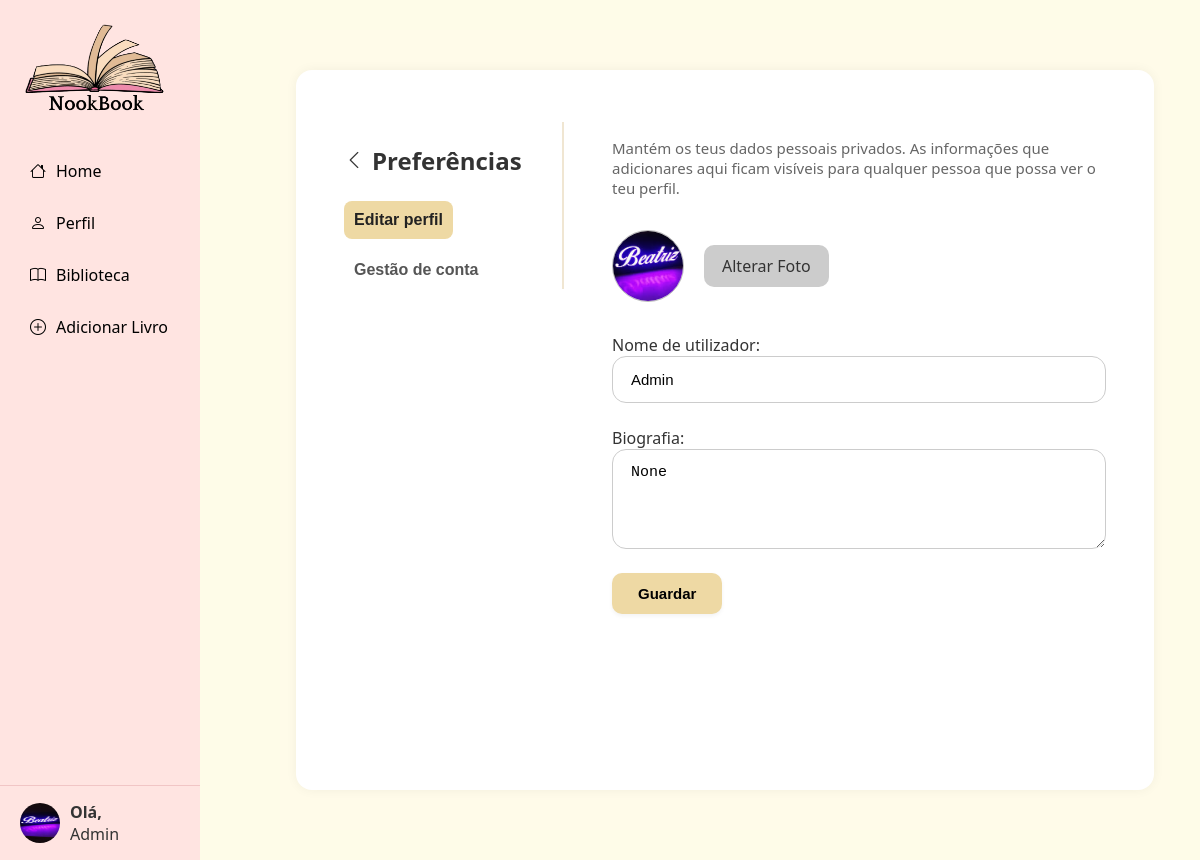
Before: /auth/editar-perfil/ (signed in) with the older database file.
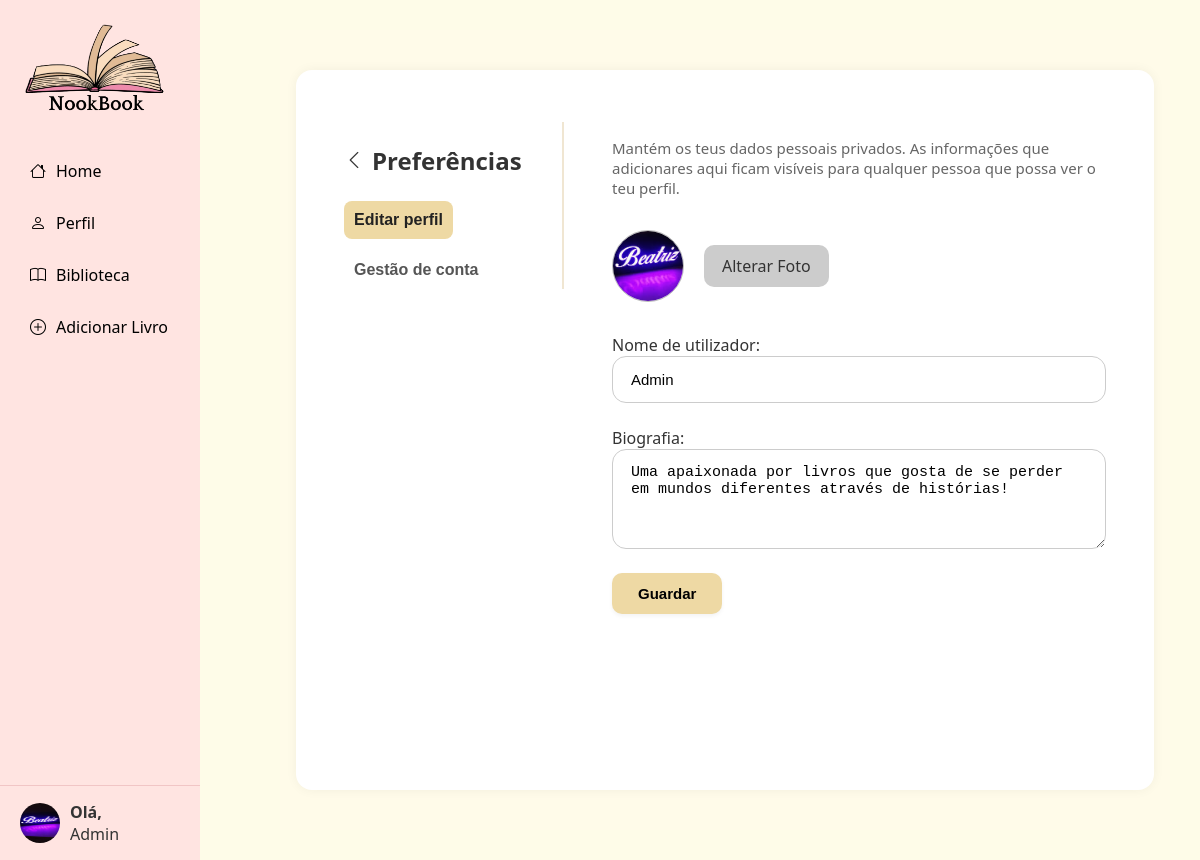
After: the same page with the newer database file.
### nookbook/apps/Utilizadores/models.py (models this page shows, shortened)
class Utilizador(AbstractUser):
    nome = models.CharField(max_length=100, default="Utilizador")
    username = models.CharField(max_length=100, unique=True)
    email = models.EmailField(unique=True)
    biografia = models.CharField(max_length=1000, blank=True, null=True)
    foto_perfil = models.ImageField(upload_to=user_directory_path, blank=True, null=True)
    data_nascimento = models.DateField(blank=True, null=True)
    pais = models.CharField(max_length=100, blank=True, null=True)
    IDIOMAS_CHOICES = [
        ('pt', 'Português'),
        ('en', 'Inglês'),
        ('es', 'Espanhol'),
        ('fr', 'Francês'),
        ('de', 'Alemão'),
    ]
    idioma = models.CharField(max_length=10, choices=IDIOMAS_CHOICES, default='pt')
    generos_fav = models.ManyToManyField('Livros.Generos', blank=True, related_name='utilizadores')
    USERNAME_FIELD = "email"
    REQUIRED_FIELDS = ["username"]
    EMAIL_FIELD = "email"
    objects = UtilizadorManager()

### nookbook/apps/Utilizadores/views.py (the view, shortened to what this page needs)
# urls.py: path('editar-perfil/', views.editar_perfil_view, name='editar_perfil'),
@csrf_protect
@login_required
def editar_perfil_view(request):
    user = request.user
    return render(request, 'editar_perfil.html', {
        'esconder_barra_pesquisa': True
    })

### nookbook/apps/Utilizadores/templates/editar_perfil.html (shortened to what this page needs)
{% extends "base.html" %}
{% load static %}
{% block extra_head %}
  <link rel="stylesheet" href="{% static 'Utilizadores/css/editar.css'%}">
{% endblock %}
{% block content %}
<div class="edit-profile-container">
  <div class="main-content">
<div class="preferencias-layout">
  <div class="preferencias-menu">
    <h2><a href="{% url 'perfil' %}" class="voltar-seta"><i class="bi bi-chevron-left"></i> Preferências</a></h2>
    <ul class="preferencias-opcoes">
      <li><button class="tab-btn active" data-tab="editar">Editar perfil</button></li>
      <li><button class="tab-btn" data-tab="gestao">Gestão de conta</button></li>
    </ul>
  </div>
  <div class="preferencias-conteudo">
    <div id="tab-editar" class="tab-section active">
      <p class="info-text">
        Mantém os teus dados pessoais privados. As informações que adicionares aqui ficam visíveis para qualquer pessoa que possa ver o teu perfil.
      </p>
      <form method="post" enctype="multipart/form-data" action=".">
        <div class="form-photo">
          <img id="preview-img"
            src="{% if user.foto_perfil %}{{ user.foto_perfil.url }}{% else %}{% static 'imagens/profile_picture.png' %}{% endif %}"
            class="avatar-large">
          <label for="foto" class="btn-alterar-foto">Alterar Foto</label>
        </div>
        <label for="nome">Nome de utilizador:</label>
        <input type="text" id="nome" name="nome" placeholder="Nome" value="{{ user.username }}" class="form-input" required>
        <label for="biografia">Biografia:</label>
        <textarea id="biografia" name="biografia" placeholder="Biografia" class="form-textarea">{{ user.biografia }}</textarea>
        <div class="form-actions">
          <button type="submit" class="btn-guardar">Guardar</button>
        </div>
      </form>
    </div>
  </div>
</div>
{% endblock %}

### nookbook/templates/base.html (shortened to what this page needs)
{% load static %}
<!DOCTYPE html>
<html lang="pt">
<head>
    <link rel="stylesheet" href="{% static 'css/styles.css' %}">
    <link href="https://cdn.jsdelivr.net/npm/bootstrap-icons/font/bootstrap-icons.css" rel="stylesheet">
    {% block extra_head %}{% endblock %}
</head>
<body>
<div class="container-menu">
    <aside id="sidebar" class="sidebar">
        <div class="top">
            <div class="logo">
                {% if user.is_authenticated %}
                    <a href="{% url 'inicio' %}">
                {% else %}
                    <a href="{% url 'pagina_inicial' %}">
                {% endif %}
                    <img src="{% static 'imagens/logo.png' %}" alt="Logo">
                    </a>
            </div>
        </div>
        <nav class="nav">
            <a href="{% if user.is_authenticated %}{% url 'inicio' %}{% else %}{% url 'pagina_login' %}{% endif %}" class="nav-item {% if request.resolver_match.url_name == 'inicio' %}active{% endif %}">
                <i class="bi bi-house"></i> Home
            </a>
            <a href="{% if user.is_authenticated %}{% url 'perfil' %}{% else %}{% url 'pagina_login' %}{% endif %}" class="nav-item {% if request.resolver_match.url_name == 'perfil' %}active{% endif %}">
                <i class="bi bi-person"></i> Perfil
            </a>
            <a href="{% if user.is_authenticated %}{% url 'pagina_biblioteca' %}{% else %}{% url 'pagina_login' %}{% endif %}" class="nav-item {% if request.resolver_match.url_name == 'pagina_biblioteca' %}active{% endif %}">
                <i class="bi bi-book"></i> Biblioteca
            </a>
            <a href="{% if user.is_authenticated %}{% url 'adicionar_livro' %}{% else %}{% url 'pagina_login' %}{% endif %}" class="nav-item {% if request.resolver_match.url_name == 'adicionar_livro' %}active{% endif %}">
                <i class="bi bi-plus-circle"></i> Adicionar Livro
            </a>
        </nav>
        <div class="bottom-profile">
            <a href="{% url 'perfil' %}" class="profile-link">
                {% if user.is_authenticated and user.foto_perfil %}
                <img src="{{ user.foto_perfil.url }}" alt="Perfil">
                {% else %}
                <img src="{% static 'imagens/profile_picture.png' %}" alt="Perfil">
                {% endif %}
                <div class="profile-info">
                    <strong>Olá,</strong><br>
                    <span>
                        {% if user.is_authenticated %}
                        {{ user.username }}
                        {% else %}
                        Visitante
                        {% endif %}
                    </span>
                </div>
            </a>
        </div>
    </aside>
    <main id="main-content">
        {% block content %}
        {% endblock %}
    </main>
</div>
</body>
</html>

Changed rows visible on the page:
changed Utilizador "Admin": biografia "None" → "Uma apaixonada por livros que gosta de se perder em mundos diferentes através de histórias!"
